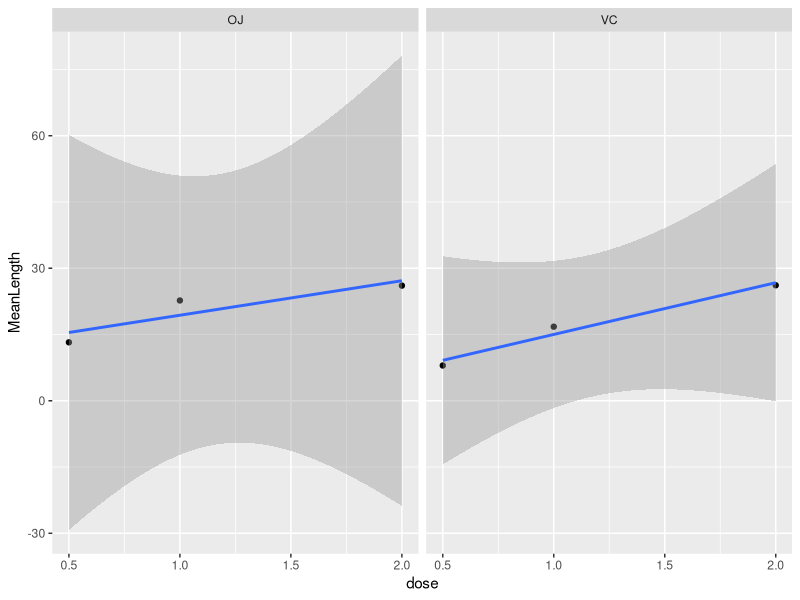

The R script that drew this image:
## ---- chunk 1
# Load libraries

library(dplyr)
library(ggplot2)
## ---- chunk 2
data("ToothGrowth")
head(ToothGrowth, n=15)
## ---- chunk 3
summary <- group_by(ToothGrowth,supp, dose) %>%
  summarise(MeanLength=mean(len))
ggplot(data=summary, aes(x=dose, y=MeanLength)) + geom_point() + geom_smooth(method =	"lm") + facet_grid(. ~ supp, scales="free_y")
